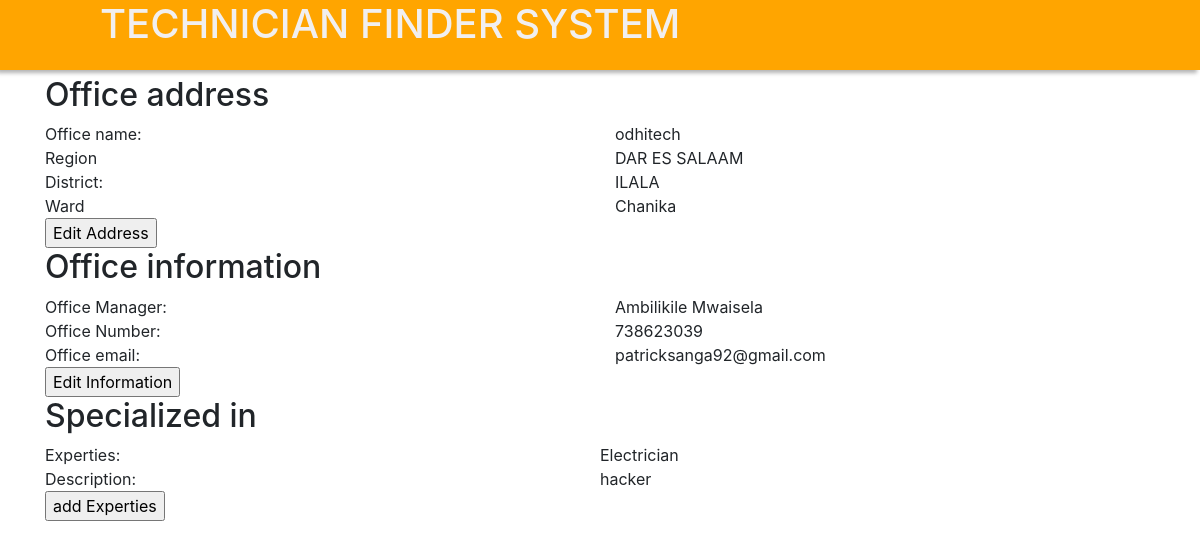
The app's page /techprofile.php (signed in) with its own data.
### tables this page shows
CREATE TABLE `officeinfo` (
  `office_id` int(255) NOT NULL,
  `officename` varchar(255) NOT NULL,
  `managername` varchar(255) NOT NULL,
  `email` varchar(255) NOT NULL,
  `phonenumber` int(10) NOT NULL,
  `pssword` varchar(255) NOT NULL,
  `region_id` int(11) NOT NULL,
  `district_id` int(11) NOT NULL,
  `id` int(11) NOT NULL
);

CREATE TABLE `regions` (
  `id` int(255) NOT NULL,
  `name` varchar(255) NOT NULL
);

CREATE TABLE `districts` (
  `id` int(255) NOT NULL,
  `name` varchar(255) NOT NULL,
  `description` varchar(255) DEFAULT NULL,
  `region_id` int(255) NOT NULL
);

CREATE TABLE `wards` (
  `id` int(255) NOT NULL,
  `name` varchar(255) NOT NULL,
  `district_id` int(255) NOT NULL
);

CREATE TABLE `officeexperties` (
  `office_id` int(11) NOT NULL,
  `experties_id` int(11) NOT NULL,
  `descr` varchar(500) NOT NULL
);

CREATE TABLE `experties` (
  `experties_id` int(11) NOT NULL,
  `experties` varchar(255) NOT NULL
);

### techprofile.php (the view, shortened to what this page needs)
<!DOCTYPE html>
<html>
    <head>
    <link rel="stylesheet" href="https://maxcdn.bootstrapcdn.com/bootstrap/4.0.0/css/bootstrap.min.css">
     <link rel="stylesheet" href="style1.css">
    </head>
        <body>
        <div class = "top">
            <div class = "heading">
            <h1>
                TECHNICIAN FINDER SYSTEM
            </h1>
            </div>
        </div>
        <div class = "mx-auto">
        <?php
    include 'conn.php';
   if($_SESSION["login"]){
    $query="SELECT * FROM officeinfo where office_id = ".$_SESSION["office_id"];
    $res=mysqli_query($conn,$query);
   }
    while($row=mysqli_fetch_array($res)){
    ?>
    <div class="container">
    <h2>Office address</h2>
    <div class ="row">
        <div class ="col-md-6">
        Office name:
        </div>
        <div class = "col-md-6"><?php echo $row["officename"];?></div>
        </div>
        <div class = "row">
            <div class = "col-md-6">
            Region
            </div>
        <div class = "col-md-6"><?php
        $sql="SELECT * FROM regions WHERE id=".$row["region_id"];
        $sql2 ="SELECT * FROM districts WHERE id=".$row["district_id"];
        $sql3 ="SELECT * FROM wards WHERE id=".$row["id"];
        $results=mysqli_query($conn,$sql);
        $row2 = mysqli_fetch_array($results);
        echo $row2["name"];?></div>
        </div>
        <div class = "row">
        <div class = "col-md-6">
        District:
        </div>
        <div class = "col-md-6"><?php
        $results=mysqli_query($conn,$sql2);
        $row2 = mysqli_fetch_array($results);
        echo $row2["name"];?></div>
        </div>
        <div class = "row">
        <div class = "col-md-6">
        Ward
        </div>
        <div class = "col-md-6">
        <?php
        $results=mysqli_query($conn,$sql3);
        $row3 = mysqli_fetch_array($results);
        echo $row3["name"];
        ?></div>
        </div>
        <input type="button" onclick="location.href='edit.php'" value = "Edit Address">
        <h2>Office information</h2>
        <div class="row">
        <div class ="col-md-6">
        Office Manager:
        </div>
        <div class = "col-md-6"><?php echo $row["managername"];?></div>
        </div>
        <div class="row">
        <div class="col-md-6">
        Office Number:
        </div>
        <div class = "col-md-6"><?php echo $row["phonenumber"];?></div>
        </div>
        <div class="row">
        <div class="col-md-6">
        Office email:
        </div>
        <div class = "col-md-6"><?php echo $row["email"];?></div>
        </div>
        <input type="button" onclick="location.href='editinfo.php'" value = "Edit Information">
        <h2> Specialized in</h2>
        <?php
        $query2="SELECT * FROM officeexperties WHERE office_id='$_SESSION[office_id]'";
        $res3=mysqli_query($conn,$query2);
        while($row4=mysqli_fetch_array($res3)){
            ?>
            <div class="row">
                <div class = "col-md-6">
                Experties:
                </div>
            <div>
                <?php
                $sql4="SELECT * FROM experties WHERE experties_id=".$row4["experties_id"];
                $res5=mysqli_query($conn,$sql4);
                $row5=mysqli_fetch_array($res5);
                echo $row5["experties"];
                ?>
            </div>
            </div>
            <div class="row">
                <div class="col-md-6">
                Description:
                </div>
            <div> <?php echo $row4["descr"]?></div>
            </div>
            <?php
        }
        ?>
        <input type="button" onclick="location.href='addexperties.php'" value = "add Experties">
    </div>
    <?php
    }
    ?>
        </div>
        </body>
</html>

### style1.css (style rules this page uses)
.top { margin:0; padding:0; color: rgb(241, 239, 239); display:inline-block; text-align: center; overflow: hidden; height: 70px; position: relative; top: 0; width: 100%; background-color:orange; box-shadow: -3px 3px 4px rgba(3,3,3,0.3); overflow: hidden; border: none; z-index: 4; }
.heading { float: left; padding: 0px 100px; }

### records on screen
officeinfo: officename "odhitech", region.name "DAR ES SALAAM", district.name "ILALA", id.name "Chanika", managername "Ambilikile Mwaisela", phonenumber "738623039", email "patricksanga92@gmail.com"
officeexperties: experties.experties "Electrician", descr "hacker"
